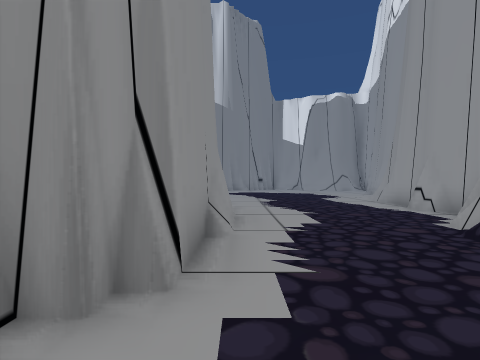
view 1 (above)

17 first-person views from a walk through a Unity game level. The camera is 1.4 m above the floor, looks level and sees 80° across. The floor is counted in squares, 1.8 m on a side. Each view is taken from the middle of a square. On the plan, view 1 faces up. The plan holds only what a view shows up to about 10 squares ahead; the rest is blank. The place goes on beyond the plan. The player is left out.

view 2
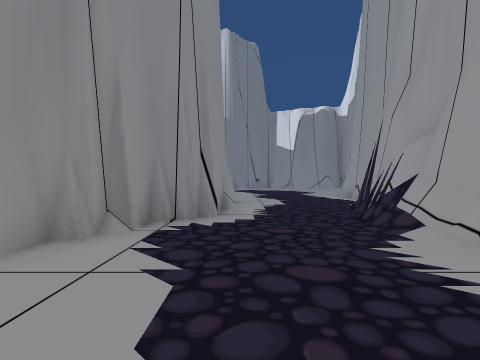

view 3
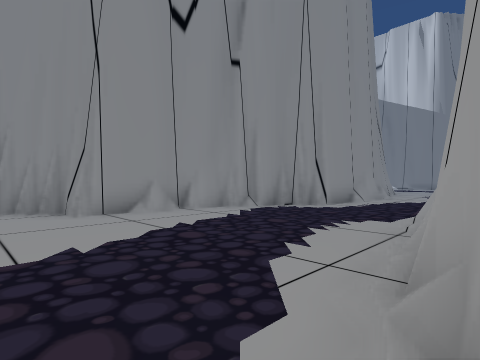

view 4
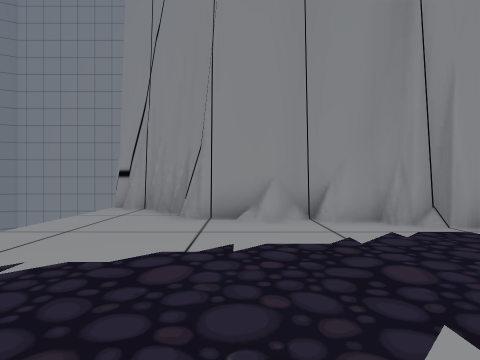

view 5
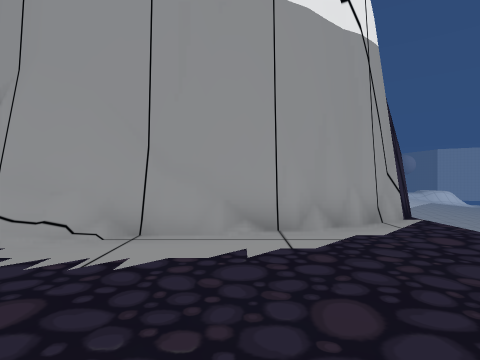

view 6
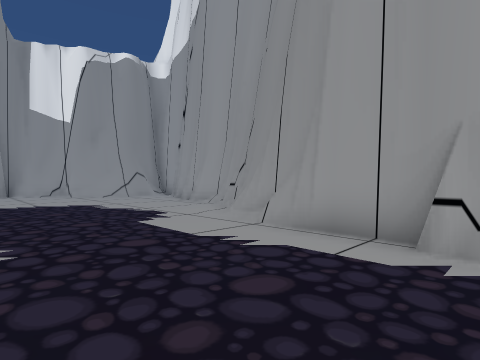

view 7
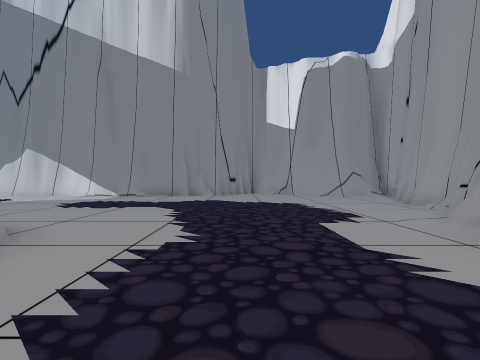

view 8
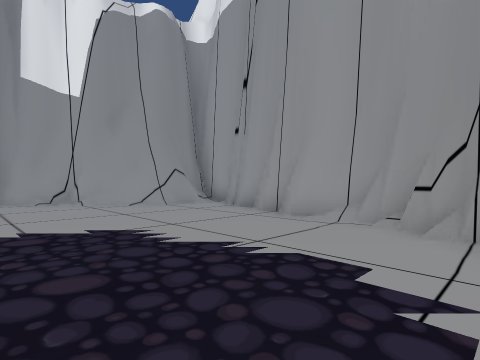

view 9
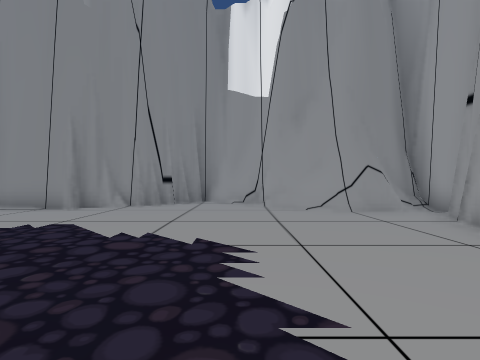

view 10
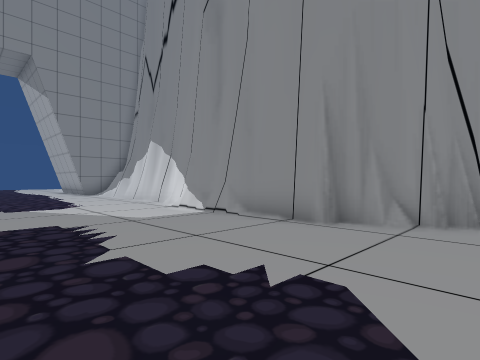

view 11
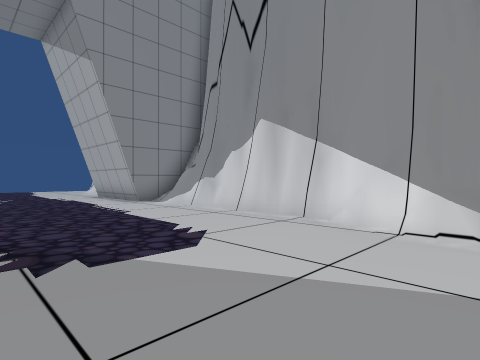

view 12
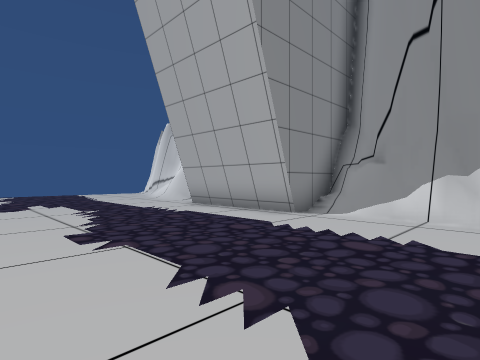

view 13
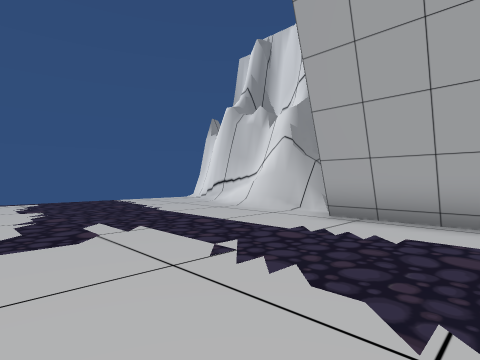

view 14
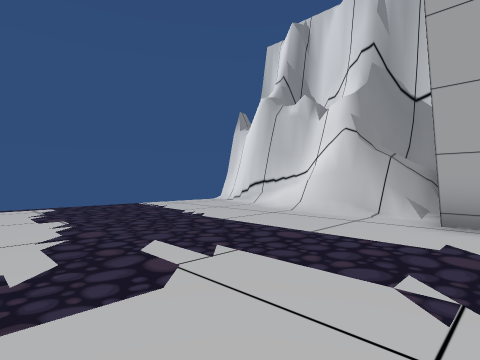

view 15
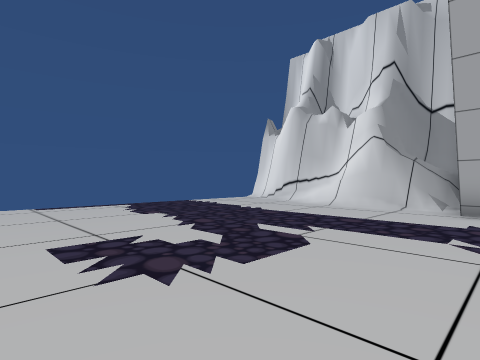

view 16
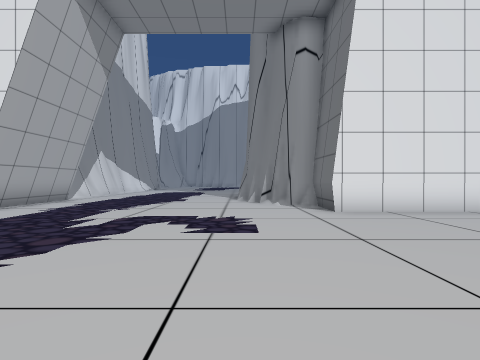

view 17
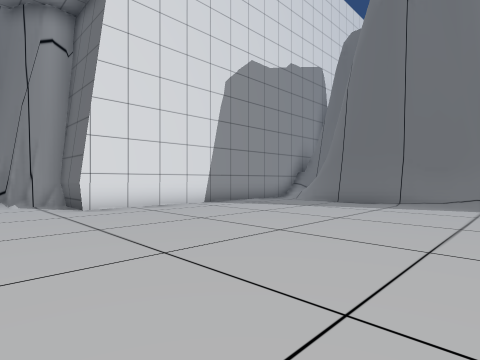

### Floor plan
Key: @ floor where view 1 was taken; # wall or solid block; . floor; / step, stairs or slope; = window, fence, low wall or low ledge; v drop or lower ground.
Columns run from 26 left of view 1 to 9 right of it. Each row starts with its distance up from view 1.
 23   ####                     #####
 22   //#####   #####         ##...#
 21  .......#####.=############....####
 20 .................................###
 19 ...................................#
 18 ..................................##
 17 ..................................#
 16 ..................................#
 15 .................    .............#
 14 ............          ...........##
 13 ...........#           ........./#
 12 ........####            ........##
 11 ........#                .......#
 10 ........#                 .....##
  9 ........#                 .....#
  8  .......#                 .....#
  7  .......                   ....#
  6  ......                   #....#
  5  .....                   ##...##
  4  ####                    ##...#
  3                          #...##
  2                         ##...#
  1                         #....#
  0                        ##.@..#
 -1                        #.....#
 -2                        #.....##
 -3                        #......#
 -4                       ##......#
 -5                      ##.......##
 -6                      #.........#
 -7                     vvvvvv   vvv

Positions as (right, up) in squares from view 1, and headings:
1: (0, 0), facing up
2: (0, -4), facing up
3: (4, -6), facing up-left
4: (3, -3), facing left
5: (-1, -3), facing right
6: (1, 7), facing up-right
7: (2, 7), facing up
8: (2, 12), facing up-right
9: (4, 13), facing up
10: (2, 16), facing up-left
11: (-4, 16), facing up-left
12: (-10, 15), facing up-left
13: (-15, 15), facing up-left
14: (-17, 15), facing up-left
15: (-17, 13), facing up-left
16: (-25, 14), facing right
17: (-26, 14), facing down-right
